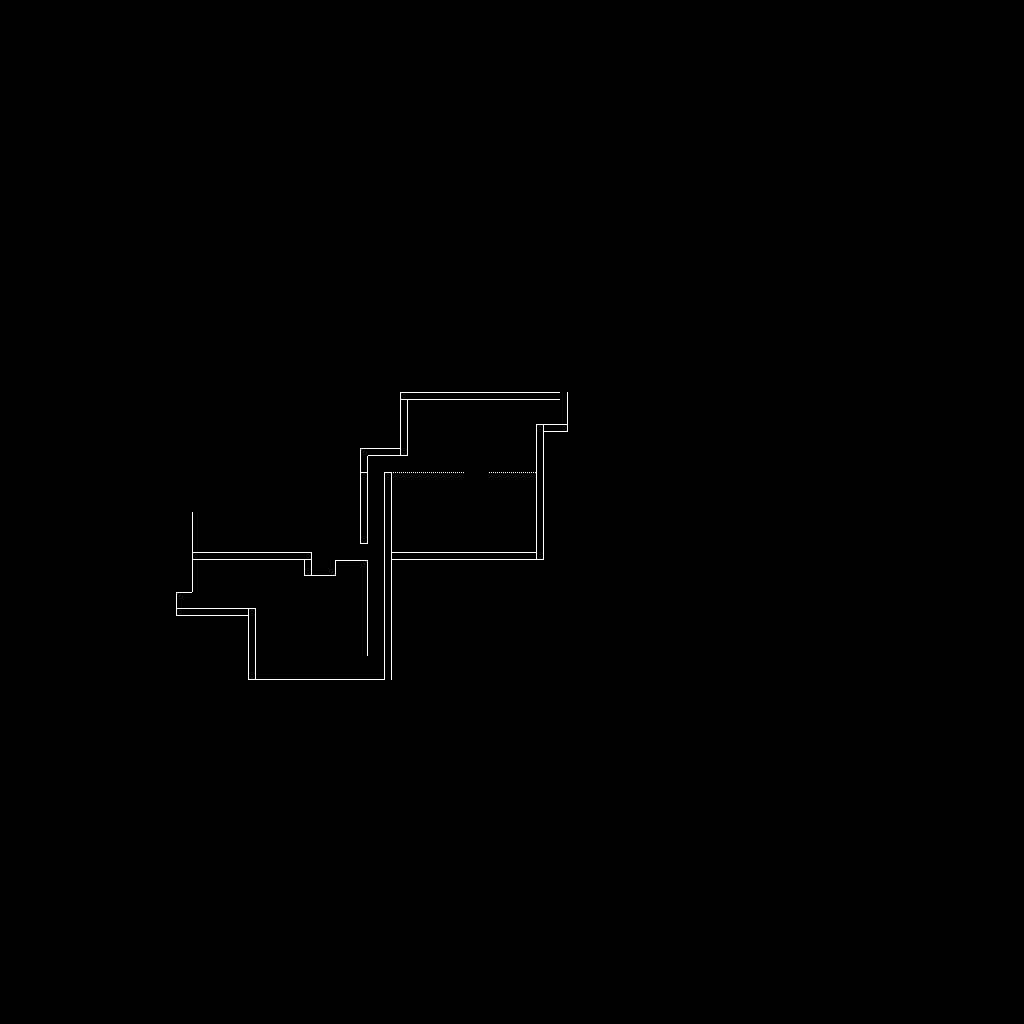

This is a level from a 2D game, rendered from its Tiled map with the project's own tilesets. A one-line summary and the map file follow, with tile-layer data summarised:
An orthogonal 128x128 tile map with 8x8 px tiles, 1 tile layer (layer), 2 tilesets and 22 objects.

<map version="1.2" tiledversion="1.2.2" orientation="orthogonal" renderorder="right-down" width="128" height="128" tilewidth="8" tileheight="8" infinite="0" nextlayerid="3" nextobjectid="31">
 <tileset firstgid="1" source="Tileset/map1.tsx" />
 <tileset firstgid="17" source="Tileset/map2.tsx" />
 <layer id="1" name="layer" width="128" height="128">
  <data>[16384 cells, 208 non-empty, 11 distinct tile ids]</data>
 </layer>
 <objectgroup id="2" name="COLLISION">
  <object id="2" x="191.865" y="551.857" width="119.916" height="7.83124" />
  <object id="3" x="191.865" y="512.212" width="7.58651" height="39.4009" />
  <object id="5" x="191.865" y="560.423" width="1.22363" height="31.5697" />
  <object id="6" x="175.469" y="591.993" width="16.3967" height="0.978905" />
  <object id="7" x="175.713" y="593.706" width="1.71308" height="14.1941" />
  <object id="8" x="175.958" y="608.144" width="79.7807" height="7.58651" />
  <object id="10" x="248.152" y="616.22" width="7.83124" height="63.6288" />
  <object id="11" x="256.228" y="678.87" width="127.747" height="3.91562" />
  <object id="12" x="383.975" y="472.077" width="7.58651" height="208.262" />
  <object id="15" x="304.195" y="560.178" width="7.58651" height="15.9072" />
  <object id="16" x="312.044" y="574.897" width="23.8161" height="1.22363" />
  <object id="17" x="335.057" y="559.979" width="1.02082" height="14.8587" />
  <object id="18" x="336.192" y="560.093" width="31.5321" height="7.93975" />
  <object id="19" x="360.042" y="568.367" width="7.72514" height="87.5093" />
  <object id="20" x="359.915" y="456.036" width="7.72514" height="87.7626" />
  <object id="21" x="360.042" y="448.058" width="40.0187" height="7.85178" />
  <object id="22" x="399.934" y="399.808" width="8.10506" height="55.9756" />
  <object id="23" x="400.015" y="392.007" width="167.785" height="7.81727" />
  <object id="26" x="559.922" y="399.985" width="7.99208" height="31.8732" />
  <object id="27" x="535.945" y="424.056" width="23.9763" height="7.8018" />
  <object id="29" x="535.995" y="432.261" width="7.62406" height="127.53" />
  <object id="30" x="391.963" y="551.691" width="143.965" height="7.98638" />
 </objectgroup>
</map>
